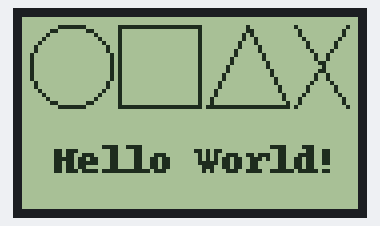
Recording of a program running on a simulated Raspberry Pi (BCM pin numbers). On the bench: 84×48 one-colour display. At 0.0 s the program stops and its outputs stay as they are.

Above: at 0.1 s.

The program:

lcd_shapes_test.py
```python
import time

import Adafruit_Nokia_LCD as LCD
import Adafruit_GPIO.SPI as SPI

import Image
import ImageDraw
import ImageFont

# Raspberry Pi hardware SPI config:
DC = 23
RST = 24
SPI_PORT = 0
SPI_DEVICE = 0

# Raspberry Pi software SPI config:
# SCLK = 4
# DIN = 17
# DC = 23
# RST = 24
# CS = 8

# Hardware SPI usage:
disp = LCD.PCD8544(DC, RST, spi=SPI.SpiDev(SPI_PORT, SPI_DEVICE, max_speed_hz=4000000))

# Software SPI usage (defaults to bit-bang SPI interface):
#disp = LCD.PCD8544(DC, RST, SCLK, DIN, CS)

# Initialize library.
disp.begin(contrast=60)

# Clear display.
disp.clear()
disp.display()

# Create blank image for drawing.
# Make sure to create image with mode '1' for 1-bit color.
image = Image.new('1', (LCD.LCDWIDTH, LCD.LCDHEIGHT))

# Get drawing object to draw on image.
draw = ImageDraw.Draw(image)

# Draw a white filled box to clear the image.
draw.rectangle((0,0,LCD.LCDWIDTH,LCD.LCDHEIGHT), outline=255, fill=255)

# Draw some shapes.
draw.ellipse((2,2,22,22), outline=0, fill=255)
draw.rectangle((24,2,44,22), outline=0, fill=255)
draw.polygon([(46,22), (56,2), (66,22)], outline=0, fill=255)
draw.line((68,22,81,2), fill=0)
draw.line((68,2,81,22), fill=0)

# Load default font.
font = ImageFont.load_default()

# Alternatively load a TTF font.
# Some nice fonts to try: http://www.dafont.com/bitmap.php
# font = ImageFont.truetype('Minecraftia.ttf', 8)

# Write some text.
draw.text((8,30), 'Hello World!', font=font)

# Display image.
disp.image(image)
disp.display()
```
